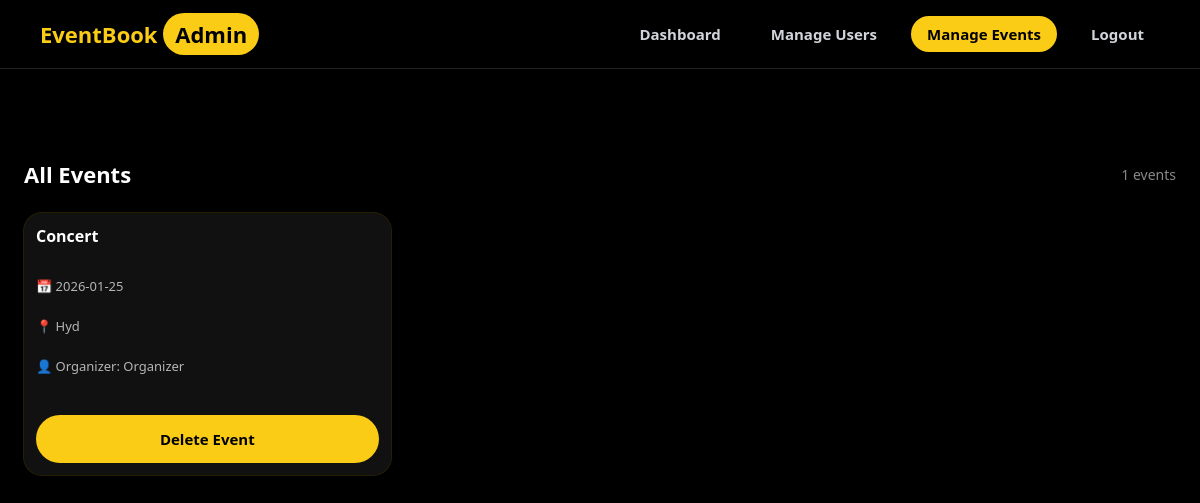
The app's page /admin/events (signed in) with its own data.
### tables this page shows
CREATE TABLE events (
    id INTEGER PRIMARY KEY AUTOINCREMENT,
    title TEXT,
    description TEXT,
    date TEXT,
    location TEXT,
    seats INTEGER,
    price INTEGER
, vip_seats INTEGER DEFAULT 0, vvip_seats INTEGER DEFAULT 0, mip_seats INTEGER DEFAULT 0, celebrity_seats INTEGER DEFAULT 0, vip_price INTEGER, vvip_price INTEGER, mip_price INTEGER, celebrity_price INTEGER, organizer_id INTEGER);

### app.py (the view)
@app.route("/admin/events")
def admin_events():
    if session.get("role") != "admin":
        return redirect("/home")
    con = get_db()
    cur = con.cursor()
    cur.execute("""
        SELECT
            e.id,
            e.title,
            e.date,
            e.location,
            COALESCE(u.name,'Admin')
        FROM events e
        LEFT JOIN users u ON e.organizer_id = u.id
    """)
    events = cur.fetchall()
    con.close()
    return render_template("admin_events.html", events=events)

### app.py (called while the page is built)
def get_db():
    con = sqlite3.connect("new_database.db", timeout=30)
    con.execute("PRAGMA journal_mode=WAL;")
    con.execute("PRAGMA synchronous=NORMAL;")
    return con

### templates/admin_events.html (shortened to what this page needs)
<!DOCTYPE html>
<html lang="en">
<head>
    <link rel="stylesheet" href="{{ url_for('static', filename='style.css') }}">
</head>
<body>
<header class="header">
    <div class="logo">
        EventBook <span class="admin-badge">Admin</span>
    </div>
    <nav class="nav">
        <a href="/admin/dashboard" class="nav-link">Dashboard</a>
        <a href="/admin/users" class="nav-link">Manage Users</a>
        <a href="/admin/events" class="btn-yellow">Manage Events</a>
        <a href="/logout" class="nav-link logout">Logout</a>
    </nav>
</header>
<section class="movies" style="margin-top: 50px;">
    <div class="movies-header">
        <h2>All Events</h2>
        <span class="event-count">{{ events|length }} events</span>
    </div>
    {% if events %}
    <div class="movie-grid">
        {% for e in events %}
        <div class="movie-card">
            <div class="movie-title">
                {{ e[1] }}
            </div>
            <div class="movie-meta" style="padding: 10px 12px;">
                <span>📅 {{ e[2] }}</span><br>
                <span>📍 {{ e[3] }}</span><br>
                <span>👤 Organizer: {{ e[4] }}</span>
            </div>
            <a href="/admin/events/delete/{{ e[0] }}"
               class="btn-yellow"
               style="display:block; margin:12px; text-align:center;"
               onclick="return confirm('Are you sure you want to delete this event?');">
                Delete Event
            </a>
        </div>
        {% endfor %}
    </div>
    {% else %}
        <p style="color:#aaa; text-align:center; margin-top:40px;">
            No events found.
        </p>
    {% endif %}
</section>
</body>
</html>

### static/style.css (style rules this page uses)
* { margin: 0; padding: 0; box-sizing: border-box; font-family: 'Segoe UI', sans-serif; }
body { background: #000; color: #fff; }
.header { display: flex; justify-content: space-between; align-items: center; padding: 16px 40px; border-bottom: 1px solid #222; }
.logo { color: #facc15; font-size: 22px; font-weight: bold; }
.nav { display: flex; align-items: center; gap: 18px; }
.nav a, .nav button { background: transparent; border: none; text-decoration: none; color: #d1d5db; font-weight: 600; font-size: 15px; padding: 8px 16px; border-radius: 999px; cursor: pointer; transition: all 0.25s ease; }
.btn-yellow { background: #facc15 !important; color: #000 !important; font-weight: 700; }
.movies { padding: 40px; }
.movies-header { display: flex; justify-content: space-between; margin-bottom: 20px; }
.movies-header span { color: #888; }
.movie-grid { display: grid; grid-template-columns: repeat(auto-fit, minmax(220px, 1fr)); gap: 24px; }
.movie-card { background: #111; border-radius: 14px; overflow: hidden; transition: transform 0.3s ease; }
.movie-title { padding: 12px; font-weight: bold; }
.admin-badge { background: #facc15; color: black; padding: 6px 12px; border-radius: 999px; font-weight: bold; }
a { text-decoration: none; }
* { margin: 0; padding: 0; box-sizing: border-box; font-family: "Segoe UI", Tahoma, Geneva, Verdana, sans-serif; }
.btn-yellow { background: #facc15; color: #000; border: none; padding: 14px; border-radius: 999px; font-size: 15px; font-weight: 700; cursor: pointer; transition: all 0.3s ease; }
.event-count { color: #9ca3af; font-size: 14px; }
.movies { max-width: 1200px; margin: 0 auto; padding: 40px 24px 80px; }
.movies-header { display: flex; justify-content: space-between; align-items: center; margin-bottom: 24px; }
.movies-header h2 { font-size: 22px; font-weight: 700; }
.event-count { font-size: 14px; color: #9ca3af; }
.movie-grid { display: grid; grid-template-columns: repeat(auto-fill, minmax(280px, 1fr)); gap: 26px; }
.movie-card { background: #111; border-radius: 18px; overflow: hidden; box-shadow: 0 0 0 1px rgba(250,204,21,0.15); display: flex; flex-direction: column; transition: transform 0.25s ease; }
.movie-title { font-size: 16px; font-weight: 700; color: #fff; }
.movie-meta { font-size: 13px; color: #b5b5b5; }
.movie-meta span { display: block; margin-bottom: 4px; }
.movie-card { background: #111; border-radius: 18px; overflow: hidden; box-shadow: 0 0 0 1px rgba(250,204,21,0.15); display: flex; flex-direction: column; }
.movie-title { font-size: 16px; font-weight: 700; }
.movie-meta { color: #b5b5b5; font-size: 13px; margin: 8px 0 14px; }

### records on screen
events: title "Concert", date "2026-01-25", location "Hyd", e "Organizer"

### other values on screen
{{ events|length }} "1"
